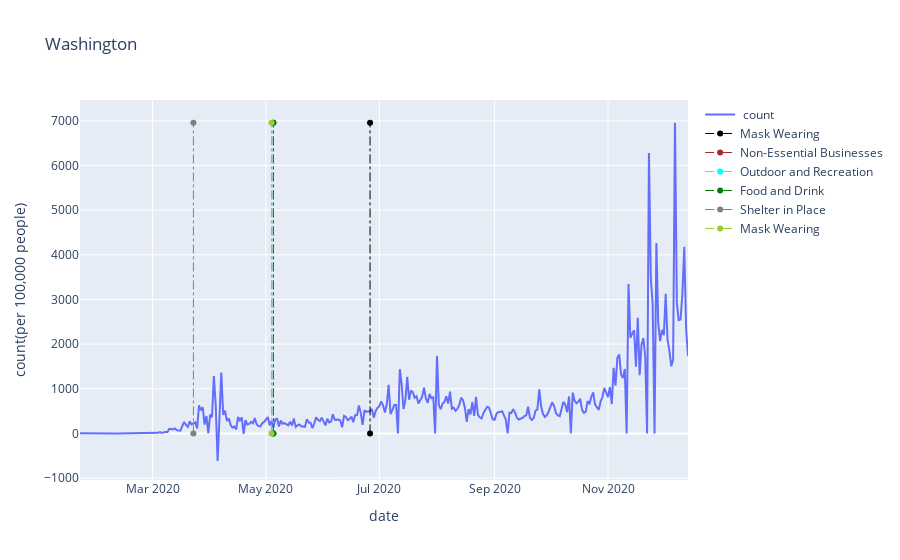

Notebook cell for this chart:
### Code cell
### Line graph for one state
fig1 = go.Figure()
fig1.add_traces(go.Scatter(
    x=state_count_cp_1['date'],
    y=state_count_cp_1['new_case'],
    mode='lines',
    name=" count"))
fig1.update_layout(
    title='Washington',
    yaxis_title="count(per 100,000 people)",
    xaxis_title="date"
)
color = ['black', 'brown', 'aqua', 'green', 'grey', 'yellowgreen', 'red']
sm = state_mandate_cp_1['policy_type'].tolist()
count = state_count_cp_1['new_case'].tolist()
count.sort()
i = 0
for date, mandate in\
        zip(state_mandate_cp_1['date'], state_mandate_cp_1['policy_type']):
    fig1.add_traces(go.Scatter(
        x=[date, date],
        y=[0, count[-1]],
        line={
            'color': color[i],
            'width': 1,
            'dash': 'dashdot',
        },
        name=mandate
        ))
    i += 1
fig1

### Figure 1 — Plotly figure (JSON) as saved in the notebook; plotly's stock layout.template omitted (floating-point values rounded to 4 significant figures; data arrays with more than 128 entries replaced by an {"elided": "..."} marker saying what was removed)
{"data": [{"mode": "lines", "name": " count", "type": "scatter", "x": {"elided": "328 str values"}, "y": {"elided": "328 int values"}}, {"line": {"color": "black", "dash": "dashdot", "width": 1}, "name": "Mask Wearing", "type": "scatter", "x": ["2020-06-26", "2020-06-26"], "y": [0, 6957]}, {"line": {"color": "brown", "dash": "dashdot", "width": 1}, "name": "Non-Essential Businesses", "type": "scatter", "x": ["2020-05-05", "2020-05-05"], "y": [0, 6957]}, {"line": {"color": "aqua", "dash": "dashdot", "width": 1}, "name": "Outdoor and Recreation", "type": "scatter", "x": ["2020-05-05", "2020-05-05"], "y": [0, 6957]}, {"line": {"color": "green", "dash": "dashdot", "width": 1}, "name": "Food and Drink", "type": "scatter", "x": ["2020-05-05", "2020-05-05"], "y": [0, 6957]}, {"line": {"color": "grey", "dash": "dashdot", "width": 1}, "name": "Shelter in Place", "type": "scatter", "x": ["2020-03-23", "2020-03-23"], "y": [0, 6957]}, {"line": {"color": "yellowgreen", "dash": "dashdot", "width": 1}, "name": "Mask Wearing", "type": "scatter", "x": ["2020-05-04", "2020-05-04"], "y": [0, 6957]}], "layout": {"title": {"text": "Washington"}, "xaxis": {"title": {"text": "date"}}, "yaxis": {"title": {"text": "count(per 100,000 people)"}}}}
